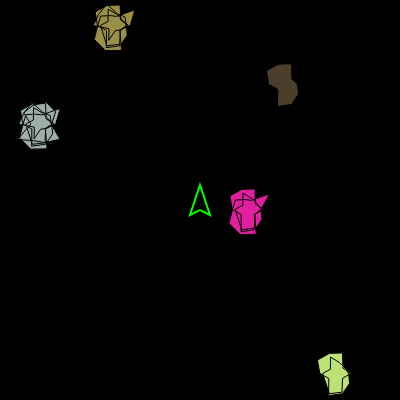
Frame 1 (no input)
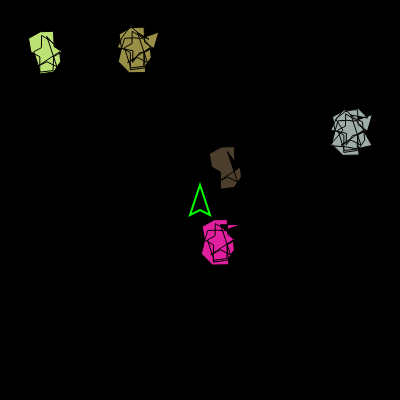
Frame 60 (no input)
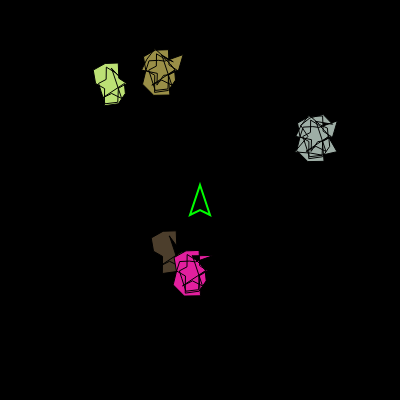
Frame 120 (the mouse pressed at the canvas centre since frame 60)

The p5.js sketch that drew these frames (run headless with seeded random() and noise() and a simulated clock; from frame 60 on, the mouse is pressed at the canvas centre):

// p5.js sketch
// ── sketch.js
let nave;
let asteroides = [];

function setup() {
  createCanvas(400, 400);
  angleMode(RADIANS); 

  nave = new Nave(200, 200);

  for (let i = 0; i < 5; i++) {
    asteroides.push(new Asteroide(random(width), random(height), random(20, 30)));
  }
}

function draw() {
  background(0);


  for (let asteroide of asteroides) {
    asteroide.atualizar(); 
    asteroide.mostrar();
  }

  for (let projetil of nave.projeteis) {
    projetil.atualizar();
    projetil.mostrar();
  }

  nave.mostrar();


  if (keyIsDown(LEFT_ARROW))  nave.angulo -= 0.03;
  if (keyIsDown(RIGHT_ARROW)) nave.angulo += 0.03;
}
function keyPressed() {
  if (keyCode === 32) { 
    nave.atirar();
  }
}

// ── Asteroide.js
class Asteroide {
  constructor(x, y, raio) {
    this.x = x;
    this.y = y;
    this.raio = raio;

    this.angulo = random(TWO_PI);
    this.vel = random(0.5, 2);
    this.vx = cos(this.angulo) * this.vel;
    this.vy = sin(this.angulo) * this.vel;

    this.cor = color(random(255), random(255), random(255));

    // gerar forma irregular
    this.pontos = [];
    let divisoes = 10;
    let anguloDiv = TWO_PI / divisoes;
    for (let a = 0; a < TWO_PI; a += anguloDiv) {
      let r = random(max(5, this.raio - 20), this.raio);
      this.pontos.push({ x: cos(a) * r, y: sin(a) * r });
    }
  }

  atualizar() {
    this.x += this.vx;
    this.y += this.vy;

  
    if (this.x - this.raio <= 0)        this.x = width - this.raio - 1;
    if (this.x + this.raio >= width)    this.x = this.raio + 1;
    if (this.y - this.raio <= 0)        this.y = height - this.raio - 1;
    if (this.y + this.raio >= height)   this.y = this.raio + 1;
  }

  mostrar() {
    push();
    translate(this.x, this.y);
    fill(this.cor);
    for (let p of this.pontos) {
      vertex(p.x, p.y);
    }
    endShape(CLOSE);
    pop();
  }
}

// ── Nave.js
class Nave {
  constructor(x, y) {
    this.x = x;
    this.y = y;
    this.angulo = 0;
    this.projeteis = [];
  }

  mostrar() {
    for (let projetil of this.projeteis) {
      projetil.atualizar();
      projetil.mostrar();

    }

    push();
    translate(this.x, this.y);
    rotate(this.angulo);
    noFill();
    stroke("lime");
    strokeWeight(2);
    beginShape();
    vertex(0, -15); 
    vertex(10, 15);
    vertex(0, 10);
    vertex(-10, 15);
    endShape(CLOSE);
    pop();

  }
atirar() {
  let pontaX = this.x + cos(this.angulo) * 0 + sin(this.angulo) * -15;
  let pontaY = this.y + sin(this.angulo) * 0 - cos(this.angulo) * -15;

  let p = new Projetil(pontaX, pontaY, this.angulo);
  this.projeteis.push(p);
}

}

// ── Projetil.js
class Projetil {
  constructor(x, y, angulo) {
    this.x = x;
    this.y = y;
    this.angulo = angulo; 
    this.velocidade = 4;
    this.raio = 4;
  }

  atualizar() {
    this.x += cos(this.angulo) * this.velocidade;
    this.y += sin(this.angulo) * this.velocidade;
  }

  mostrar() {
    push();
    noFill();
    stroke("white");
    circle(this.x, this.y, this.raio);
    pop();
  }
}
